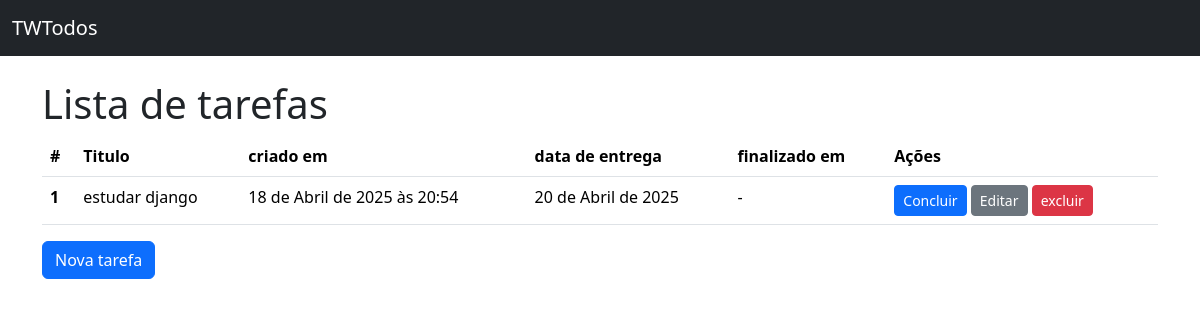
/, run on an earlier commit of the app's database.
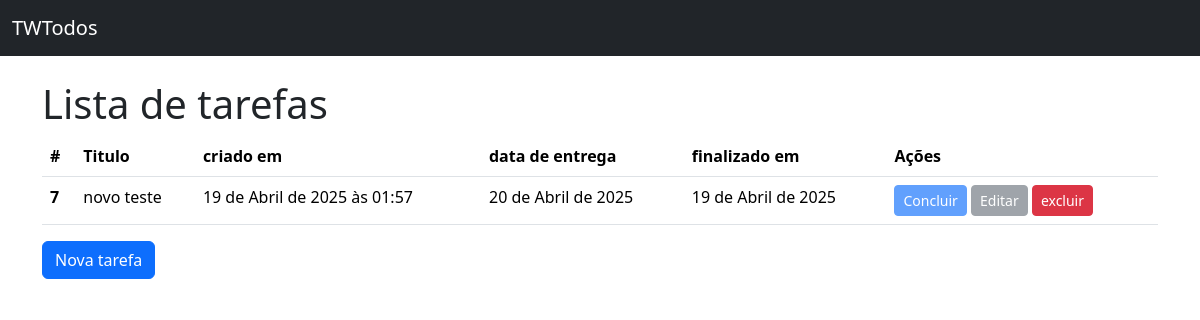
And on a later commit of the database.
### todos/models.py (models this page shows, shortened)
class Todo(models.Model):
    title = models.CharField(verbose_name="Titulo",max_length=100, null=False, blank=False)
    created_at = models.DateTimeField(verbose_name="data de entrega",auto_now_add=True, null=False, blank=False)
    deadline = models.DateField(null=False, blank=False)
    finished_at = models.DateField(null=True,)
    class Meta:
        ordering = ["deadline"]

### todos/views.py (the view)
# urls.py: path("", TodoListView.as_view(), name="todo_list"),
class TodoListView(ListView):
    model = Todo

### todos/templates/todos/todo_list.html (shortened to what this page needs)
{% extends "base.html" %}
  {% block content %}
    <h1>Lista de tarefas</h1>
    {%if todo_list%}
      <table class="table">
        <thead>
          <tr>
            <th scope="col">#</th>
            <th scope="col">Titulo</th>
            <th scope="col">criado em</th>
            <th scope="col">data de entrega</th>
            <th scope="col">finalizado em</th>
            <th scope="col">Ações</th>
          </tr>
        </thead>
        <tbody>
          {% for todo in todo_list %}
            <tr>
            <th scope="row">{{todo.pk}}</th>
            <td>{{todo.title}}</td>
            <td>{{todo.created_at}}</td>
            <td>{{todo.deadline|default:"-"}}</td>
            <td>{{todo.finished_at|default:"-"}}</td>
            <td>
              <a
                href="{% url 'todo_complete' pk=todo.pk %}"
                class="btn btn-primary btn-sm {% if todo.finished_at %}disabled{% endif %}">Concluir
              </a>
              <a
                href="{% url 'todo_update' pk=todo.pk %}"
                class="btn btn-secondary btn-sm {% if todo.finished_at %}disabled{% endif %}">Editar
              </a>
              <a href="{% url 'todo_delete' pk=todo.pk %}" class="btn btn-danger btn-sm">excluir</a>
            </td>
            </tr>
          {% endfor %}
        </tbody>
      </table>
    {%else%}
      <div class="alert alert-warning" role="alert">
        Nenhuma tarefa encontrada.
      </div>
    {%endif%}
    <a href="{% url 'todo_create' %}" class="btn btn-primary">Nova tarefa</a>
  {% endblock content %}

### todos/templates/base.html (shortened to what this page needs)
<!DOCTYPE html>
<html lang="pt -BR">
  <head>
    <link href="https://cdn.jsdelivr.net/npm/bootstrap@5.3.5/dist/css/bootstrap.min.css" rel="stylesheet">
  </head>
  <body>
    <nav class="navbar bg-dark mb-4"  data-bs-theme="dark">
        <div class="container-fluid">
          <a class="navbar-brand" href="{% url "todo_list"%}">TWTodos</a>
        </div>
    </nav>
    <main class="container">
        {% block content%}{% endblock content %}
    </main>
  </body>
</html>

What changed in the data, as far as the page shows it:
removed Todo: pk "1", title "estudar django", created_at "18 de Abril de 2025 às 20:54", deadline "20 de Abril de 2025", finished_at "-"
added Todo: pk "7", title "novo teste", created_at "19 de Abril de 2025 às 01:57", deadline "20 de Abril de 2025", finished_at "19 de Abril de 2025"
